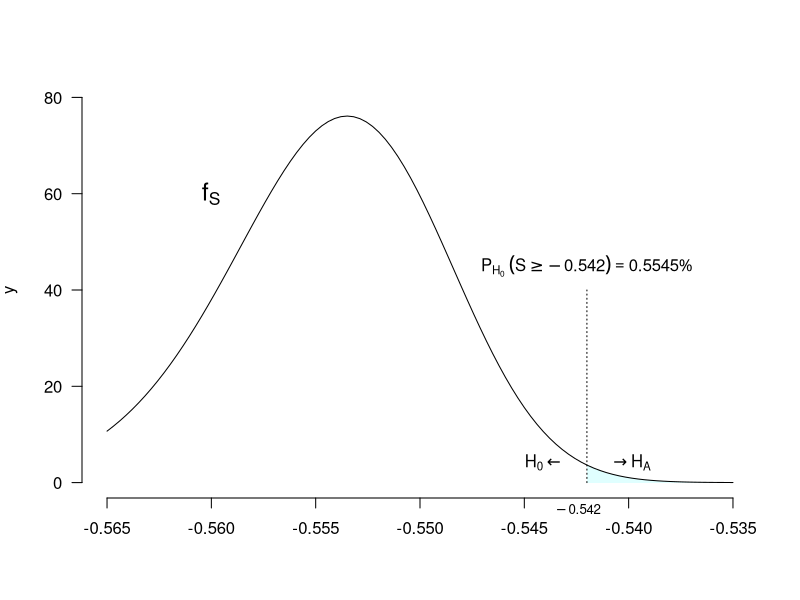

This figure's R source:
# TODO: Add comment
# 
# Author: ortellic
###############################################################################

pdf(file="grafici/densitaXmin.pdf")


f <- function(x) {
	sigma=0.008
	mu = -0.545
	F <- pnorm(x,mean=mu,sd=sigma)
	return(5*(1-F)^4*dnorm(x,mean=mu,sd=sigma))
}

x <- seq(-0.565,-0.535,length.out = 100)
y <- f(x)

xPol <- c(-0.542,seq(-0.542,-0.535,by=0.001))
yPol <- c(0,f(xPol),0)
xPol <- c(-0.542,xPol,-0.535)



plot(x,y,type="l",
		ylab=expression(y),
		xlab="",
		axes=FALSE,
		xlim=c(-0.565,-0.535),
		ylim=c(0,80),
		panel.first=polygon(xPol,yPol,col="lightcyan",border = NA)
)

Axis(at=seq(-0.565,-0.535,by=0.005),side=1)
Axis(x=c(0,80),at=seq(0,80,by=20),side=2,las=1)
lines(x=c(-0.542,-0.542),y=c(0,40),lty=3)

text(-0.56,60,expression(f[S]),cex=1.5)
mtext(expression(-0.542),side=1,at=c(-0.5435,-5),adj=0,cex=0.8)
text(-0.542+0.00016,f(-0.542),expression(phantom(0) %->% H[A]),cex=1,pos=4)
text(-0.542-0.00016,f(-0.542),expression(H[0] %<-% phantom(0)),cex=1,pos=2)
text(-0.542,45,expression(paste(P[H[0]] ~ (S >= -0.542) == 0.5545, symbol("%"))),cex=1)

dev.off()
